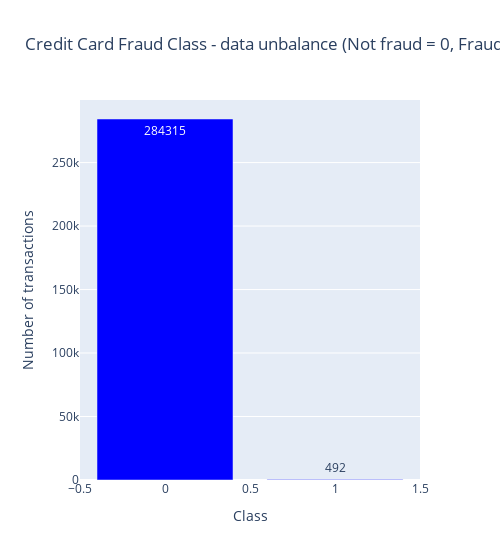

Notebook cell for this chart:
### Markdown cell above
There is no missing data in the entire dataset.

### Code cell
temp = data_df["Class"].value_counts()
df = pd.DataFrame({'Class': temp.index,'values': temp.values})

trace = go.Bar(
    x = df['Class'],y = df['values'],
    name="Credit Card Fraud Class - data unbalance (Not fraud = 0, Fraud =1)",
    marker=dict(color="blue"),
    text=df['values']
)
data = [trace]
layout = dict(title = 'Credit Card Fraud Class - data unbalance (Not fraud = 0, Fraud = 1)',
          xaxis = dict(title = 'Class', showticklabels=True), 
          yaxis = dict(title = 'Number of transactions'),
          hovermode = 'closest',width=500
         )
fig = dict(data=data, layout=layout)
iplot(fig, filename='class')

### Figure 1 — Plotly figure (JSON) as saved in the notebook; plotly's stock layout.template omitted (floating-point values rounded to 4 significant figures)
{"data": [{"marker": {"color": "blue"}, "name": "Credit Card Fraud Class - data unbalance (Not fraud = 0, Fraud =1)", "text": [284315, 492], "type": "bar", "x": [0, 1], "y": [284315, 492]}], "layout": {"hovermode": "closest", "title": {"text": "Credit Card Fraud Class - data unbalance (Not fraud = 0, Fraud = 1)"}, "width": 500, "xaxis": {"showticklabels": true, "title": {"text": "Class"}}, "yaxis": {"title": {"text": "Number of transactions"}}}}
